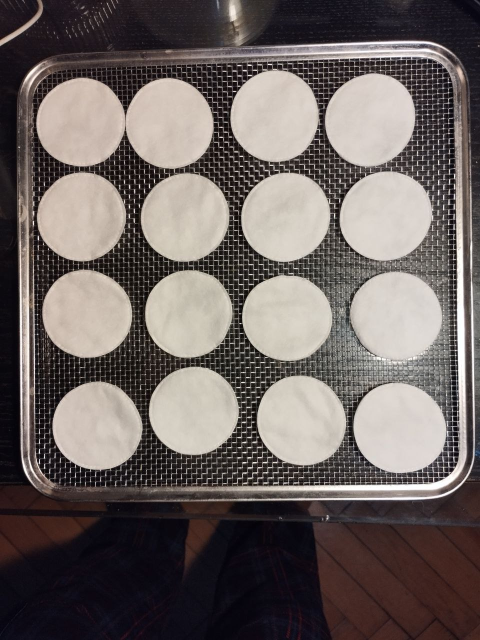
#> input picture test.jpg, 960 x 1280 px (shown at 1/2 size)
$ python -i main.py   (imports and definitions only)
#> lines starting #> are read from the running program, lines starting #| are printed output that depends on the picture; after the words box and inside, x2 and y2 are one past the last pixel; in counts of white or black regions, pixels touching at a corner belong together
#> further down, picture is the input picture: shape (1280, 960, 3); mean B, G, R 98.1, 100.7, 109.3
import cv2
import numpy as np
import tkinter as tk
from tkinter import filedialog, messagebox

def find_and_crop_tray(image):
    hsv = cv2.cvtColor(image, cv2.COLOR_BGR2HSV)
#> hsv: shape (1280, 960, 3); mean H, S, V 55.2, 57.6, 110.3

    # Параметры для фильтрации по цвету
    h_min = 0
    s_min = 20
    v_min = 59
    h_max = 24
    s_max = 66
    v_max = 186

    lower_bound = np.array([h_min, s_min, v_min])
    upper_bound = np.array([h_max, s_max, v_max])

    # Фильтрация по цвету
    mask = cv2.inRange(hsv, lower_bound, upper_bound)
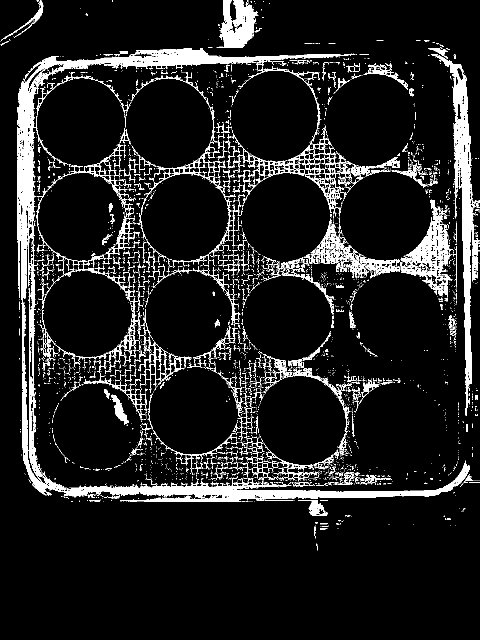
#> mask: shape (1280, 960) (shown at 1/2 size); 9.9% white; 4375 white regions (4016 under 20 px)

    # Поиск контуров
    contours, _ = cv2.findContours(mask, cv2.RETR_EXTERNAL, cv2.CHAIN_APPROX_SIMPLE)
#> contours = 4304 contours, 4157 with area under 20; largest, box (x1, y1, x2, y2) and area: (34, 96, 940, 1004) 45608, (862, 108, 960, 832) 11805, (433, 0, 517, 96) 4712, (812, 430, 906, 567) 4666, (633, 437, 801, 556) 4452

    # Находим прямоугольный контур, описывающий лоток
    max_area = 0
    max_contour = None
    for contour in contours:
        area = cv2.contourArea(contour)
        if area > max_area:
            max_area = area
            max_contour = contour
#> this loop made 4304 passes
#> (area, max_area) on passes 5, 54, 1903, 2100, 2641, 2964, 3227, 3246: (30.5, 30.5), (731.5, 731.5), (910.5, 910.5), (1181.5, 1181.5), (1248, 1248), (1306, 1306), (4452.5, 4452.5), (4665.5, 4665.5)
#> area on passes 17, 57: 20, 24
#> after the loop, max_area = 45607.5; max_contour = contour of 3549 points, box (x1, y1, x2, y2) (34, 96, 940, 1004), area 45608

    # Обрезаем изображение по прямоугольнику, описывающему контур
    if max_contour is not None:
        x, y, w, h = cv2.boundingRect(max_contour)
#> x = 34; y = 96; w = 906; h = 908
        cropped_img = image[y:y + h, x:x + w]
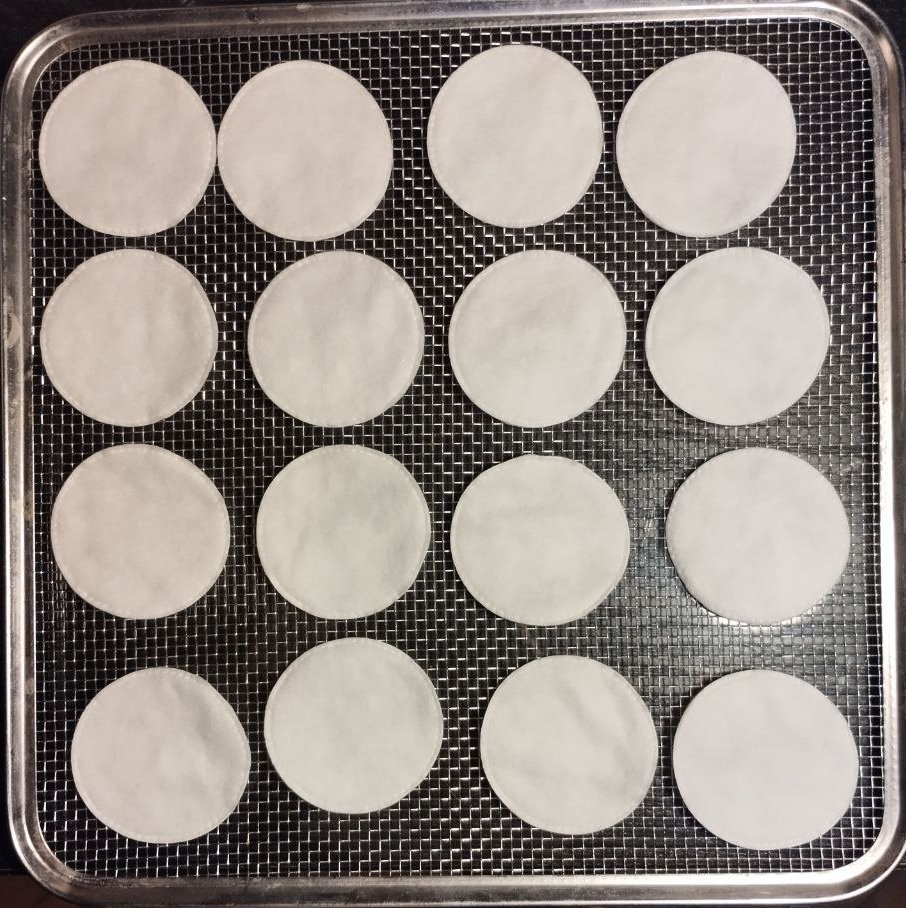
#> cropped_img: shape (908, 906, 3); mean B, G, R 130.9, 136.9, 145

        # Изменяем размер обрезанного изображения на 1000x1000
        cropped_img = cv2.resize(cropped_img, (1000, 1000))
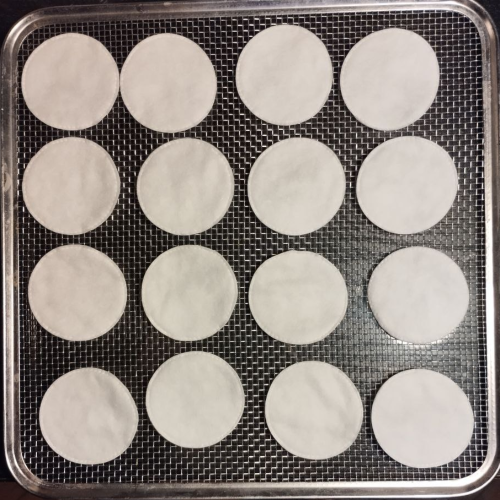
#> cropped_img: shape (1000, 1000, 3) (shown at 1/2 size); mean B, G, R 130.8, 136.8, 144.9
        return cropped_img
    else:
        return None

# [65 lines left out: functions filter_contours, find_circles, calculate_disk_area, not called in this run]


def choose_file():
    file_path = filedialog.askopenfilename()
    return file_path


# [58 lines left out: function start_prog, not called in this run]


# [2 lines not run here, left out]

>>> import cv2
>>> picture = cv2.imread('test.jpg')
>>> result = find_and_crop_tray(picture)
